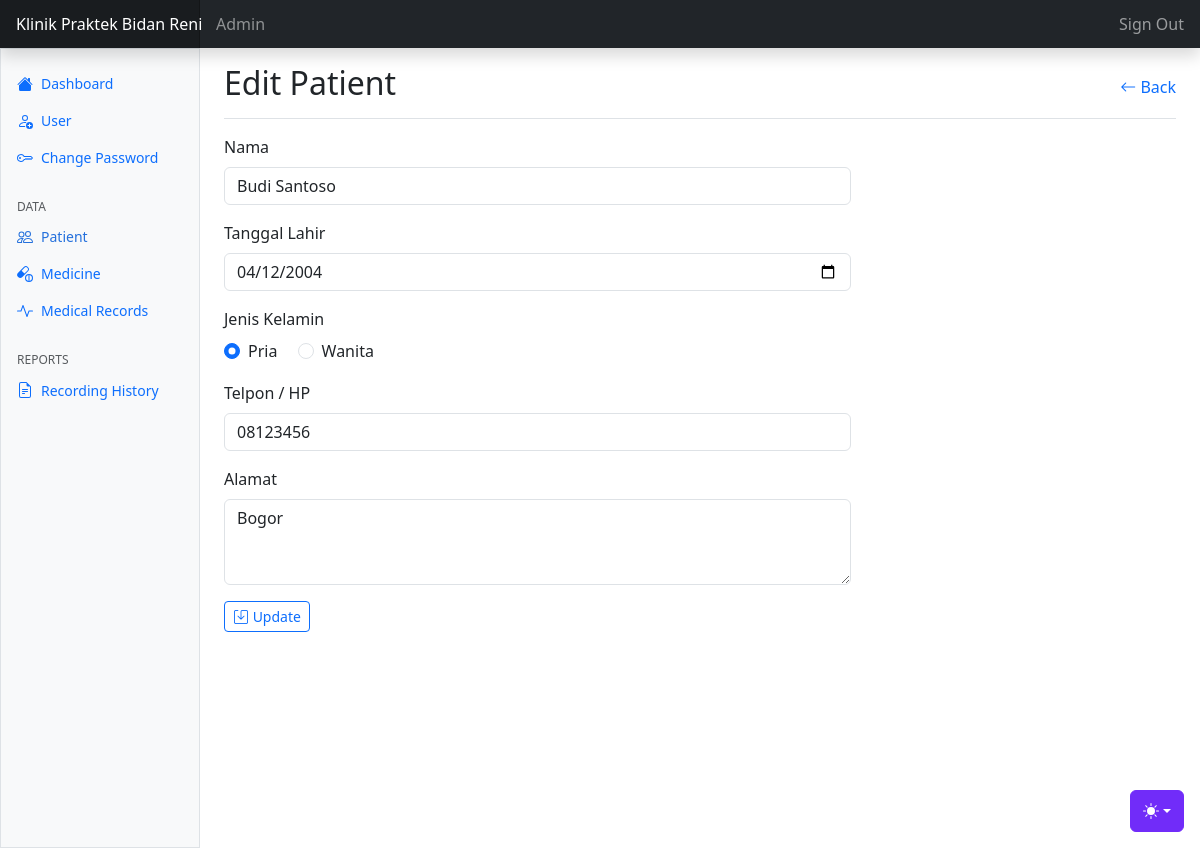
Page /pasien/edit-pasien.php?id=250407053316 (signed in) on the committed database.
### tables this page shows
CREATE TABLE `tbl_pasien` (
  `id` varchar(20) NOT NULL,
  `nama` varchar(255) NOT NULL,
  `tgl_lahir` date NOT NULL,
  `gender` enum('P','W') NOT NULL,
  `telpon` varchar(15) NOT NULL,
  `alamat` varchar(255) NOT NULL
);

### config.php (called while the page is built, shortened)
<?php
$main_url = "http://localhost/REKAMMEDIS/";
?>

### pasien/edit-pasien.php (the view, shortened to what this page needs)
<?php
require "../config.php";
require "../template/header.php";
require "../template/navbar.php";
require "../template/sidebar.php";
$id = $_GET['id'];
$queryPasien = mysqli_query($koneksi, "SELECT * FROM tbl_pasien WHERE id = '$id'");
$pasien = mysqli_fetch_assoc($queryPasien);
?>
<main class="col-md-9 ms-sm-auto col-lg-10 px-md-4 min-vh-100">
    <div class="d-flex justify-content-between flex-wrap flex-md-nowrap align-items-center pt-3 pb-2 mb-3 border-bottom">
        <h1 class="h2">Edit Patient</h1>
        <a href="<?= $main_url ?>pasien" class="text-decoration-none">
            <i class="bi bi-arrow-left align-top"></i> Back
        </a>
    </div>
    <form action="proses-pasien.php" method="post">
        <div class="row">
            <div class="col-lg-8">
                <div class="form-group mb-3">
                    <label for="nama" class="form-label">Nama</label>
                    <input type="text" name="nama" class="form-control" id="nama" placeholder="Nama pasien" value="<?= $pasien['nama'] ?>" required>
                </div>
                <div class="form-group mb-3">
                    <label for="tgl_lahir" class="form-label">Tanggal Lahir</label>
                    <input type="date" name="tgl_lahir" class="form-control" id="tgl_lahir" value="<?= $pasien['tgl_lahir'] ?>" required>
                </div>
                <div class="form-group mb-3">
                    <label class="form-label">Jenis Kelamin</label>
                    <div>
                        <div class="form-check form-check-inline">
                            <input class="form-check-input" type="radio" name="gender" id="gender_pria" value="P" required <?= ($pasien['gender'] == 'P') ? 'checked' : ''; ?>>
                            <label class="form-check-label" for="gender_pria">Pria</label>
                        </div>
                        <div class="form-check form-check-inline">
                            <input class="form-check-input" type="radio" name="gender" id="gender_wanita" value="W" <?= ($pasien['gender'] == 'W') ? 'checked' : ''; ?>>
                            <label class="form-check-label" for="gender_wanita">Wanita</label>
                        </div>
                    </div>
                </div>
                <div class="form-group mb-3">
                    <label for="telpon" class="form-label">Telpon / HP</label>
                    <input type="tel" name="telpon" id="telpon" placeholder="Telpon pasien" pattern="[0-9]{8,}" title="Minimal 8 angka" class="form-control" value="<?= $pasien['telpon'] ?>" required>
                </div>
                <div class="form-group mb-3">
                    <label for="alamat" class="form-label">Alamat</label>
                    <textarea name="alamat" id="alamat" rows="3" class="form-control" placeholder="Alamat pasien" required><?= $pasien['alamat'] ?></textarea>
                </div>
                <button type="submit" name="update" class="btn btn-outline-primary btn-sm">
                    <i class="bi bi-save align-top"></i> Update
                </button>
            </div>
        </div>
    </form>
</main>
<?php require "../template/footer.php"; ?>

### aset/dashboard/dashboard.css (style rules this page uses)
.bi { display: inline-block; width: 1rem; height: 1rem; }

### template/header.php (style rules this page uses)
.bi { vertical-align: -.125em; fill: currentColor; }

### rows in the picture
tbl_pasien: nama "Budi Santoso", tgl_lahir "04/12/2004", gender "☑ Pria", gender "☐ Wanita", telpon "08123456", alamat "Bogor"
